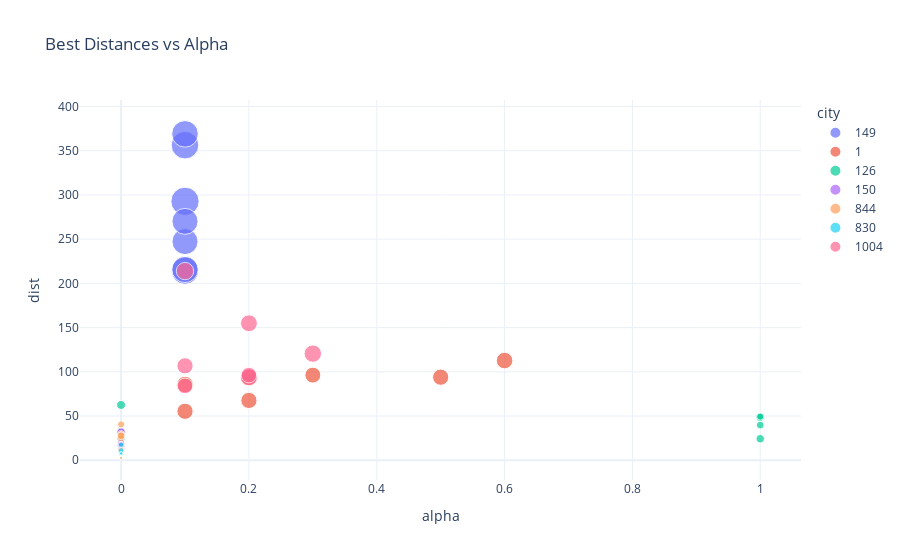

Source (notebook cell):
### Code cell
fig = px.scatter(
    best_df,
    x="alpha",
    y="dist",
    color="city",
    size="vt_labors",
    hover_data=["extra_time"],
    title="Best Distances vs Alpha",
    template="plotly_white"
)
fig.show()

### Figure 1 — Plotly figure (JSON) as saved in the notebook; plotly's stock layout.template omitted (floating-point values rounded to 4 significant figures)
{"data": [{"customdata": [[1291.0], [1375.0], [1656.0], [1412.0], [1642.0], [1448.0], [1535.0]], "hovertemplate": "city=149<br>alpha=%{x}<br>dist=%{y}<br>vt_labors=%{marker.size}<br>extra_time=%{customdata[0]}<extra></extra>", "legendgroup": "149", "marker": {"color": "#636efa", "size": [73, 68, 79, 67, 75, 67, 70], "sizemode": "area", "sizeref": 0.1975, "symbol": "circle"}, "mode": "markers", "name": "149", "orientation": "v", "showlegend": true, "type": "scatter", "x": [0.1, 0.1, 0.1, 0.1, 0.1, 0.1, 0.1], "xaxis": "x", "y": [214.3, 215.7, 292.8, 247.3, 356.3, 270.1, 369.1], "yaxis": "y"}, {"customdata": [[363.7], [389.1], [437.7], [441.2], [474.7], [493.6], [516.1]], "hovertemplate": "city=1<br>alpha=%{x}<br>dist=%{y}<br>vt_labors=%{marker.size}<br>extra_time=%{customdata[0]}<extra></extra>", "legendgroup": "1", "marker": {"color": "#EF553B", "size": [26, 27, 26, 29, 27, 25, 26], "sizemode": "area", "sizeref": 0.1975, "symbol": "circle"}, "mode": "markers", "name": "1", "orientation": "v", "showlegend": true, "type": "scatter", "x": [0.2, 0.6, 0.1, 0.2, 0.1, 0.3, 0.5], "xaxis": "x", "y": [67.66, 112.7, 55.36, 93.61, 85.57, 96.28, 93.92], "yaxis": "y"}, {"customdata": [[268.0], [30.0], [264.5], [139.7], [0.0], [128.5], [47.6]], "hovertemplate": "city=126<br>alpha=%{x}<br>dist=%{y}<br>vt_labors=%{marker.size}<br>extra_time=%{customdata[0]}<extra></extra>", "legendgroup": "126", "marker": {"color": "#00cc96", "size": [8, 6, 6, 7, 8, 7, 5], "sizemode": "area", "sizeref": 0.1975, "symbol": "circle"}, "mode": "markers", "name": "126", "orientation": "v", "showlegend": true, "type": "scatter", "x": [0.0, 1.0, 0.0, 1.0, 0.0, 1.0, 1.0], "xaxis": "x", "y": [25.35, 39.79, 32.94, 24.3, 62.56, 48.67, 49.38], "yaxis": "y"}, {"customdata": [[30.0], [120.0], [199.8], [112.6], [139.8], [170.7], [81.2]], "hovertemplate": "city=150<br>alpha=%{x}<br>dist=%{y}<br>vt_labors=%{marker.size}<br>extra_time=%{customdata[0]}<extra></extra>", "legendgroup": "150", "marker": {"color": "#ab63fa", "size": [4, 5, 4, 5, 8, 5, 5], "sizemode": "area", "sizeref": 0.1975, "symbol": "circle"}, "mode": "markers", "name": "150", "orientation": "v", "showlegend": true, "type": "scatter", "x": [0.0, 0.0, 0.0, 0.0, 0.0, 0.0, 0.0], "xaxis": "x", "y": [12.51, 33.08, 15.16, 20.7, 31.33, 16.33, 17.59], "yaxis": "y"}, {"customdata": [[144.1], [0.0], [90.1], [120.0], [150.0], [120.5], [52.9]], "hovertemplate": "city=844<br>alpha=%{x}<br>dist=%{y}<br>vt_labors=%{marker.size}<br>extra_time=%{customdata[0]}<extra></extra>", "legendgroup": "844", "marker": {"color": "#FFA15A", "size": [5, 1, 5, 5, 5, 6, 5], "sizemode": "area", "sizeref": 0.1975, "symbol": "circle"}, "mode": "markers", "name": "844", "orientation": "v", "showlegend": true, "type": "scatter", "x": [0.0, 0.0, 0.0, 0.0, 0.0, 0.0, 0.0], "xaxis": "x", "y": [29.72, 2.56, 28.36, 24.94, 40.58, 27.62, 11.53], "yaxis": "y"}, {"customdata": [[0.0], [120.0], [20.8], [0.0], [0.0], [0.0], [0.0]], "hovertemplate": "city=830<br>alpha=%{x}<br>dist=%{y}<br>vt_labors=%{marker.size}<br>extra_time=%{customdata[0]}<extra></extra>", "legendgroup": "830", "marker": {"color": "#19d3f3", "size": [1, 3, 2, 3, 3, 1, 1], "sizemode": "area", "sizeref": 0.1975, "symbol": "circle"}, "mode": "markers", "name": "830", "orientation": "v", "showlegend": true, "type": "scatter", "x": [0.0, 0.0, 0.0, 0.0, 0.0, 0.0, 0.0], "xaxis": "x", "y": [6.92, 8.73, 7.77, 11.09, 17.53, 7.77, 7.77], "yaxis": "y"}, {"customdata": [[639.3], [739.5], [468.2], [913.2], [585.1], [527.5], [479.7]], "hovertemplate": "city=1004<br>alpha=%{x}<br>dist=%{y}<br>vt_labors=%{marker.size}<br>extra_time=%{customdata[0]}<extra></extra>", "legendgroup": "1004", "marker": {"color": "#FF6692", "size": [26, 28, 28, 30, 30, 24, 24], "sizemode": "area", "sizeref": 0.1975, "symbol": "circle"}, "mode": "markers", "name": "1004", "orientation": "v", "showlegend": true, "type": "scatter", "x": [0.1, 0.2, 0.2, 0.1, 0.3, 0.1, 0.2], "xaxis": "x", "y": [106.8, 154.9, 93.89, 213.9, 120.6, 84.11, 96.28], "yaxis": "y"}], "layout": {"legend": {"itemsizing": "constant", "title": {"text": "city"}, "tracegroupgap": 0}, "title": {"text": "Best Distances vs Alpha"}, "xaxis": {"anchor": "y", "domain": [0, 1], "title": {"text": "alpha"}}, "yaxis": {"anchor": "x", "domain": [0, 1], "title": {"text": "dist"}}}}
